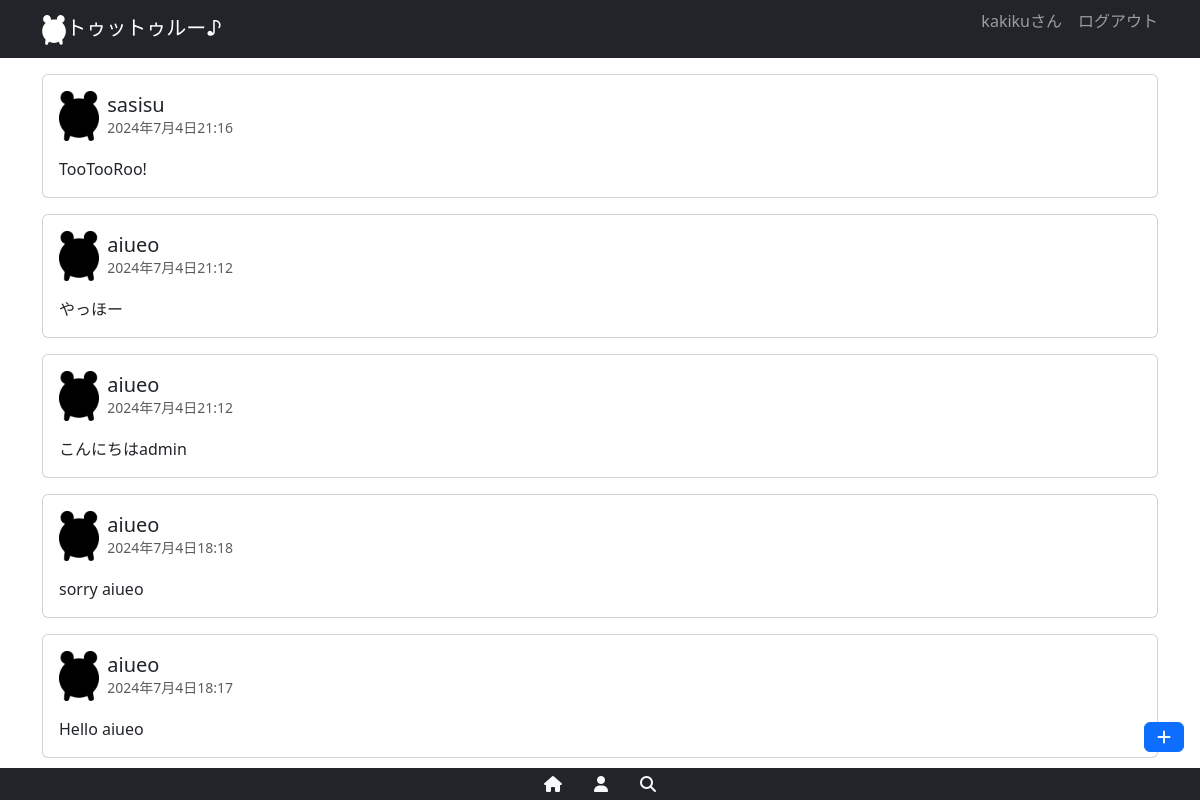
The page / (signed in) on the database its author committed.
### main/models.py (models this page shows, shortened)
class Toot(models.Model):
    user = models.ForeignKey(CustomUser, on_delete=models.CASCADE, related_name='toots', verbose_name='投稿者')
    content = models.CharField('内容', max_length=280)
    created_at = models.DateTimeField('投稿日', auto_now_add=True)
    updated_at = models.DateTimeField('更新日', auto_now=True)
    original_toot = models.ForeignKey('self', null=True, blank=True, on_delete=models.SET_NULL, related_name='original_toot_retoots', verbose_name='元のトゥート')

class CustomUser(models.Model):
    user = models.OneToOneField(settings.AUTH_USER_MODEL, on_delete=models.CASCADE)
    bio = models.TextField(blank=True, null=True)
    profile_image = models.ImageField(upload_to='profile_images/', blank=True, null=True)
    created_at = models.DateTimeField('アカウント作成日', auto_now_add=True)
    updated_at = models.DateTimeField('アカウント更新日', auto_now=True)
    def __str__(self):
        return self.user.username

### main/views.py (the view)
# urls.py: path('', views.TopView.as_view(), name='top'),
class TopView(ListView):
    model = Toot
    usrmodel = CustomUser
    template_name = 'toot/top.html'
    context_object_name = 'toots'
    ordering = ['-created_at']
    def get_context_data(self, **kwargs):
        context = super().get_context_data(**kwargs)
        context['form'] = TootForm()
        return context

### main/templates/toot/top.html
{% extends 'toot/base.html' %}
{% block main %}
{% if toots %}
{% for toot in toots %}
<div class="card my-3">
    <div class="card-body">
        <a href="{% url 'toot_detail' toot.id %}" class="text-decoration-none text-dark">
            <div class="d-flex align-items-center">
                <img src="../../static/media/icon.png" alt="Default Image" height="50">
                <div class="mx-2">
                    <h5 class="mb-0">{{ toot.user }}</h5>
                    <small class="text-muted">{{ toot.created_at }}</small>
                </div>
            </div>
            <div class="mt-3">
                <p class="mb-0">{{ toot.content|truncatewords:5 }}</p>
            </div>
        </a>
    </div>
</div>
{% endfor %}
{% else %}
<p>投稿はありません</p>
{% endif %}
{% endblock %}

### main/templates/toot/base.html (shortened to what this page needs)
{% load static %}
{% load django_bootstrap5 %}
<html>
<head>
    {% bootstrap_css %}
</head>
<body>
    <nav class="navbar navbar-expand flex-md-row navbar-dark bg-dark">
        <div class="container justify-content-between">
            <a href="/" class="navbar-brand"><img src="{% static 'media/icon.svg' %}" height="30px">トゥットゥルー♪</a>
            <ul class="navbar-nav mr-md-2">
                {% if user.is_authenticated %}
                <form id="logout-form" method="post" action="{% url 'logout' %}">
                    <button type="submit" class="nav-link btn btn-link" style="padding: 0;">
                        {{ user.username }}さん　ログアウト</button>
                </form>
                {% else %}
                <li class="nav-item"><a class="nav-link" href="{% url 'login' %}">ログイン</a></li>
                <li class="nav-item"><a class="nav-link" href="{% url 'signup' %}">会員登録</a></li>
                {% endif %}
            </ul>
        </div>
    </nav>
    <main>
        <div class="container">
            {% block main %}{% endblock %}
        </div>
    </main>
    <footer class="fixed-bottom">
        <div class="text-end pe-3 pb-3">
            {% if user.is_authenticated %}
            <button class="btn btn-primary text-light" data-bs-toggle="modal" data-bs-target="#tootModal"><i class="fa-solid fa-plus"></i></button>
            {% else %}
            <a class="btn btn-primary text-light" href="{% url 'login' %}"><i class="fa-solid fa-plus"></i></a>
            {% endif %}
        </div>
        <div class="bottom-navbar bg-dark">
            <div class="container">
                <ul class="nav justify-content-center">
                    <li class="nav-item">
                        <a class="nav-link text-light" href=""><i class="fa-solid fa-house"></i></a>
                    </li>
                    <li class="nav-item">
                        <a class="nav-link text-light" href=""><i class="fa-solid fa-user"></i></a>
                    </li>
                    <li class="nav-item">
                        <a class="nav-link text-light" href=""><i class="fa-solid fa-magnifying-glass"></i></a>
                    </li>
                </ul>
            </div>
        </div>
    </footer>
</body>
</html>

### rows shown on the page
Toot: user "sasisu", created_at "2024年7月4日21:16", content "TooTooRoo!"
Toot: user "aiueo", created_at "2024年7月4日21:12", content "やっほー"
Toot: user "aiueo", created_at "2024年7月4日21:12", content "こんにちはadmin"
Toot: user "aiueo", created_at "2024年7月4日18:18", content "sorry aiueo"
Toot: user "aiueo", created_at "2024年7月4日18:17", content "Hello aiueo"

### other values the page prints
{{ user.username }} "kakiku"
